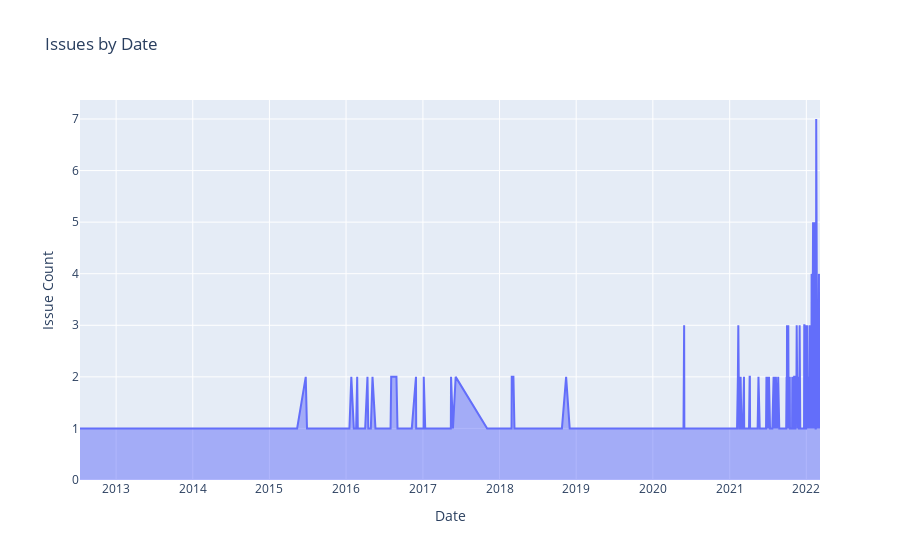

The notebook cell this image was saved under:
### Code cell
# Let investigate further the issue activities of the repo over the years
#group the issue created per date
issues_by_day = issues.groupby('issue_date')[['id']].count()
issues_by_day = issues_by_day.rename(columns = {'id': 'issue_count'})
# Using time-series graph for issues over the year
fig = go.Figure([go.Scatter(
    x=issues_by_day.index, 
    y=issues_by_day.issue_count, 
    text=issues_by_day.issue_count, 
    fill='tozeroy')])
fig.update_layout(
    title = 'Issues by Date', 
    xaxis_title = 'Date', 
    yaxis_title = 'Issue Count')
fig.show()

### Figure 1 — Plotly figure (JSON) as saved in the notebook; plotly's stock layout.template omitted (floating-point values rounded to 4 significant figures; data arrays with more than 128 entries replaced by an {"elided": "..."} marker saying what was removed)
{"data": [{"fill": "tozeroy", "text": {"elided": "384 int values"}, "type": "scatter", "x": {"elided": "384 str values"}, "y": {"elided": "384 int values"}}], "layout": {"title": {"text": "Issues by Date"}, "xaxis": {"title": {"text": "Date"}}, "yaxis": {"title": {"text": "Issue Count"}}}}
